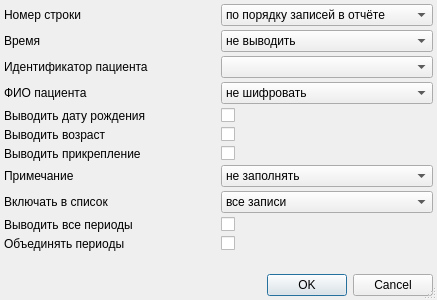
<?xml version="1.0" encoding="UTF-8"?>
<ui version="4.0">
 <class>ReportBeforeRecordSetup</class>
 <widget class="QDialog" name="ReportBeforeRecordSetup">
  <property name="windowModality">
   <enum>Qt::ApplicationModal</enum>
  </property>
  <property name="geometry">
   <rect>
    <x>0</x>
    <y>0</y>
    <width>437</width>
    <height>300</height>
   </rect>
  </property>
  <property name="windowTitle">
   <string>Список предварительной записи</string>
  </property>
  <property name="sizeGripEnabled">
   <bool>true</bool>
  </property>
  <layout class="QGridLayout" name="gridLayout">
   <property name="margin">
    <number>4</number>
   </property>
   <property name="spacing">
    <number>4</number>
   </property>
   <item row="8" column="0" colspan="2">
    <widget class="QLabel" name="lblShowAttachment">
     <property name="text">
      <string>Выводить прикрепление</string>
     </property>
    </widget>
   </item>
   <item row="2" column="0" colspan="2">
    <widget class="QLabel" name="lblNumberType">
     <property name="text">
      <string>Номер строки</string>
     </property>
    </widget>
   </item>
   <item row="14" column="1">
    <spacer>
     <property name="orientation">
      <enum>Qt::Vertical</enum>
     </property>
     <property name="sizeHint" stdset="0">
      <size>
       <width>21</width>
       <height>21</height>
      </size>
     </property>
    </spacer>
   </item>
   <item row="4" column="0" colspan="2">
    <widget class="QLabel" name="lblAccountingSystem">
     <property name="text">
      <string>Идентификатор пациента</string>
     </property>
    </widget>
   </item>
   <item row="11" column="2" colspan="2">
    <widget class="QComboBox" name="cmbListOnlyQueued">
     <item>
      <property name="text">
       <string>все записи</string>
      </property>
     </item>
     <item>
      <property name="text">
       <string>только занятые</string>
      </property>
     </item>
    </widget>
   </item>
   <item row="6" column="0" colspan="2">
    <widget class="QLabel" name="lblShowBirthDate">
     <property name="text">
      <string>Выводить дату рождения</string>
     </property>
    </widget>
   </item>
   <item row="11" column="0">
    <widget class="QLabel" name="lblListOnlyQueued">
     <property name="text">
      <string>Включать в список</string>
     </property>
    </widget>
   </item>
   <item row="5" column="0">
    <widget class="QLabel" name="lblEncodeName">
     <property name="text">
      <string>ФИО пациента</string>
     </property>
    </widget>
   </item>
   <item row="7" column="2" colspan="2">
    <widget class="QCheckBox" name="chkAge">
     <property name="text">
      <string/>
     </property>
    </widget>
   </item>
   <item row="15" column="0" colspan="4">
    <widget class="QDialogButtonBox" name="buttonBox">
     <property name="orientation">
      <enum>Qt::Horizontal</enum>
     </property>
     <property name="standardButtons">
      <set>QDialogButtonBox::Cancel|QDialogButtonBox::Ok</set>
     </property>
    </widget>
   </item>
   <item row="3" column="0" colspan="2">
    <widget class="QLabel" name="lblShowTime">
     <property name="text">
      <string>Время</string>
     </property>
    </widget>
   </item>
   <item row="3" column="2" colspan="2">
    <widget class="QComboBox" name="cmbShowTime">
     <item>
      <property name="text">
       <string>не выводить</string>
      </property>
     </item>
     <item>
      <property name="text">
       <string>выводить</string>
      </property>
     </item>
    </widget>
   </item>
   <item row="9" column="2" colspan="2">
    <widget class="QComboBox" name="cmbFillNote">
     <item>
      <property name="text">
       <string>не заполнять</string>
      </property>
     </item>
     <item>
      <property name="text">
       <string>жалобы</string>
      </property>
     </item>
    </widget>
   </item>
   <item row="9" column="0" colspan="2">
    <widget class="QLabel" name="lblFillNote">
     <property name="text">
      <string>Примечание</string>
     </property>
    </widget>
   </item>
   <item row="2" column="2" colspan="2">
    <widget class="QComboBox" name="cmbNumberType">
     <item>
      <property name="text">
       <string>по порядку записей в отчёте</string>
      </property>
     </item>
     <item>
      <property name="text">
       <string>порядковый номер талончика</string>
      </property>
     </item>
    </widget>
   </item>
   <item row="12" column="2" colspan="2">
    <widget class="QCheckBox" name="chkAllPeriods">
     <property name="text">
      <string/>
     </property>
    </widget>
   </item>
   <item row="5" column="2" colspan="2">
    <widget class="QComboBox" name="cmbEncodeName">
     <item>
      <property name="text">
       <string>не шифровать</string>
      </property>
     </item>
     <item>
      <property name="text">
       <string>шифровать</string>
      </property>
     </item>
    </widget>
   </item>
   <item row="12" column="0" colspan="2">
    <widget class="QLabel" name="lblAllPeriods">
     <property name="enabled">
      <bool>true</bool>
     </property>
     <property name="text">
      <string>Выводить все периоды</string>
     </property>
    </widget>
   </item>
   <item row="4" column="2" colspan="2">
    <widget class="CRBComboBox" name="cmbAccountingSystem"/>
   </item>
   <item row="6" column="2" colspan="2">
    <widget class="QCheckBox" name="chkBirthDate">
     <property name="text">
      <string/>
     </property>
    </widget>
   </item>
   <item row="7" column="0" colspan="2">
    <widget class="QLabel" name="lblShowAge">
     <property name="text">
      <string>Выводить возраст</string>
     </property>
    </widget>
   </item>
   <item row="8" column="2" colspan="2">
    <widget class="QCheckBox" name="chkAttachment">
     <property name="text">
      <string/>
     </property>
    </widget>
   </item>
   <item row="13" column="2" colspan="2">
    <widget class="QCheckBox" name="chkAllPeriodsCombine">
     <property name="text">
      <string/>
     </property>
    </widget>
   </item>
   <item row="13" column="0" colspan="2">
    <widget class="QLabel" name="lblAllPeriodsCombine">
     <property name="enabled">
      <bool>true</bool>
     </property>
     <property name="text">
      <string>Объединять периоды</string>
     </property>
    </widget>
   </item>
  </layout>
 </widget>
 <customwidgets>
  <customwidget>
   <class>CRBComboBox</class>
   <extends>QComboBox</extends>
   <header>library/crbcombobox.h</header>
  </customwidget>
 </customwidgets>
 <tabstops>
  <tabstop>cmbNumberType</tabstop>
  <tabstop>cmbShowTime</tabstop>
  <tabstop>cmbAccountingSystem</tabstop>
  <tabstop>cmbEncodeName</tabstop>
  <tabstop>cmbFillNote</tabstop>
  <tabstop>cmbListOnlyQueued</tabstop>
  <tabstop>chkAllPeriods</tabstop>
  <tabstop>buttonBox</tabstop>
 </tabstops>
 <resources/>
 <connections>
  <connection>
   <sender>buttonBox</sender>
   <signal>accepted()</signal>
   <receiver>ReportBeforeRecordSetup</receiver>
   <slot>accept()</slot>
   <hints>
    <hint type="sourcelabel">
     <x>198</x>
     <y>284</y>
    </hint>
    <hint type="destinationlabel">
     <x>119</x>
     <y>181</y>
    </hint>
   </hints>
  </connection>
  <connection>
   <sender>buttonBox</sender>
   <signal>rejected()</signal>
   <receiver>ReportBeforeRecordSetup</receiver>
   <slot>reject()</slot>
   <hints>
    <hint type="sourcelabel">
     <x>249</x>
     <y>284</y>
    </hint>
    <hint type="destinationlabel">
     <x>316</x>
     <y>181</y>
    </hint>
   </hints>
  </connection>
 </connections>
</ui>
